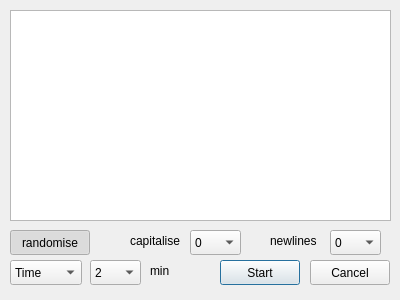
<?xml version="1.0" encoding="UTF-8"?>
<ui version="4.0">
 <class>ChooseTestDialog</class>
 <widget class="QDialog" name="ChooseTestDialog">
  <property name="geometry">
   <rect>
    <x>0</x>
    <y>0</y>
    <width>400</width>
    <height>300</height>
   </rect>
  </property>
  <property name="windowTitle">
   <string>test selection</string>
  </property>
  <widget class="QPushButton" name="StartButton">
   <property name="geometry">
    <rect>
     <x>220</x>
     <y>260</y>
     <width>80</width>
     <height>25</height>
    </rect>
   </property>
   <property name="text">
    <string>Start</string>
   </property>
  </widget>
  <widget class="QPushButton" name="cancelButton">
   <property name="geometry">
    <rect>
     <x>310</x>
     <y>260</y>
     <width>80</width>
     <height>25</height>
    </rect>
   </property>
   <property name="text">
    <string>Cancel</string>
   </property>
  </widget>
  <widget class="QComboBox" name="durationTypeComboBox">
   <property name="geometry">
    <rect>
     <x>10</x>
     <y>260</y>
     <width>72</width>
     <height>25</height>
    </rect>
   </property>
   <property name="currentText">
    <string>Time</string>
   </property>
   <property name="currentIndex">
    <number>0</number>
   </property>
   <item>
    <property name="text">
     <string>Time</string>
    </property>
   </item>
   <item>
    <property name="text">
     <string>Words</string>
    </property>
   </item>
   <item>
    <property name="text">
     <string>Symbols</string>
    </property>
   </item>
  </widget>
  <widget class="QListView" name="testSelectionView">
   <property name="geometry">
    <rect>
     <x>10</x>
     <y>10</y>
     <width>381</width>
     <height>211</height>
    </rect>
   </property>
  </widget>
  <widget class="QStackedWidget" name="stackedWidget">
   <property name="geometry">
    <rect>
     <x>90</x>
     <y>260</y>
     <width>131</width>
     <height>31</height>
    </rect>
   </property>
   <property name="currentIndex">
    <number>0</number>
   </property>
   <widget class="QWidget" name="page_3">
    <widget class="QComboBox" name="durationTime">
     <property name="geometry">
      <rect>
       <x>0</x>
       <y>0</y>
       <width>51</width>
       <height>25</height>
      </rect>
     </property>
     <item>
      <property name="text">
       <string>2</string>
      </property>
     </item>
     <item>
      <property name="text">
       <string>4</string>
      </property>
     </item>
     <item>
      <property name="text">
       <string>5</string>
      </property>
     </item>
     <item>
      <property name="text">
       <string>7</string>
      </property>
     </item>
     <item>
      <property name="text">
       <string>8</string>
      </property>
     </item>
     <item>
      <property name="text">
       <string>10</string>
      </property>
     </item>
     <item>
      <property name="text">
       <string>15</string>
      </property>
     </item>
    </widget>
    <widget class="QLabel" name="label">
     <property name="geometry">
      <rect>
       <x>60</x>
       <y>0</y>
       <width>51</width>
       <height>21</height>
      </rect>
     </property>
     <property name="text">
      <string>min</string>
     </property>
    </widget>
   </widget>
   <widget class="QWidget" name="page_5">
    <widget class="QLineEdit" name="lineEdit_2">
     <property name="geometry">
      <rect>
       <x>0</x>
       <y>0</y>
       <width>51</width>
       <height>25</height>
      </rect>
     </property>
    </widget>
    <widget class="QLabel" name="label_3">
     <property name="geometry">
      <rect>
       <x>60</x>
       <y>0</y>
       <width>54</width>
       <height>21</height>
      </rect>
     </property>
     <property name="text">
      <string>words</string>
     </property>
    </widget>
   </widget>
   <widget class="QWidget" name="page_4">
    <widget class="QLineEdit" name="lineEdit">
     <property name="geometry">
      <rect>
       <x>0</x>
       <y>0</y>
       <width>61</width>
       <height>25</height>
      </rect>
     </property>
     <property name="text">
      <string>500</string>
     </property>
    </widget>
    <widget class="QLabel" name="label_2">
     <property name="geometry">
      <rect>
       <x>70</x>
       <y>0</y>
       <width>54</width>
       <height>21</height>
      </rect>
     </property>
     <property name="text">
      <string>Symbols</string>
     </property>
    </widget>
   </widget>
  </widget>
  <widget class="QPushButton" name="pushButton">
   <property name="geometry">
    <rect>
     <x>10</x>
     <y>230</y>
     <width>80</width>
     <height>25</height>
    </rect>
   </property>
   <property name="text">
    <string extracomment="randomises the word order of the test.">randomise</string>
   </property>
   <property name="checkable">
    <bool>true</bool>
   </property>
   <property name="checked">
    <bool>true</bool>
   </property>
  </widget>
  <widget class="QComboBox" name="comboBox_2">
   <property name="geometry">
    <rect>
     <x>330</x>
     <y>230</y>
     <width>51</width>
     <height>25</height>
    </rect>
   </property>
   <item>
    <property name="text">
     <string>0</string>
    </property>
   </item>
   <item>
    <property name="text">
     <string>5</string>
    </property>
   </item>
   <item>
    <property name="text">
     <string>10</string>
    </property>
   </item>
   <item>
    <property name="text">
     <string>15</string>
    </property>
   </item>
   <item>
    <property name="text">
     <string>20</string>
    </property>
   </item>
   <item>
    <property name="text">
     <string>25</string>
    </property>
   </item>
   <item>
    <property name="text">
     <string>30</string>
    </property>
   </item>
   <item>
    <property name="text">
     <string>35</string>
    </property>
   </item>
   <item>
    <property name="text">
     <string>40</string>
    </property>
   </item>
   <item>
    <property name="text">
     <string>45</string>
    </property>
   </item>
   <item>
    <property name="text">
     <string>50</string>
    </property>
   </item>
  </widget>
  <widget class="QLabel" name="label_4">
   <property name="geometry">
    <rect>
     <x>270</x>
     <y>230</y>
     <width>51</width>
     <height>21</height>
    </rect>
   </property>
   <property name="text">
    <string>newlines</string>
   </property>
  </widget>
  <widget class="QLabel" name="label_5">
   <property name="geometry">
    <rect>
     <x>130</x>
     <y>230</y>
     <width>54</width>
     <height>21</height>
    </rect>
   </property>
   <property name="text">
    <string>capitalise</string>
   </property>
  </widget>
  <widget class="QComboBox" name="comboBox_4">
   <property name="geometry">
    <rect>
     <x>190</x>
     <y>230</y>
     <width>51</width>
     <height>25</height>
    </rect>
   </property>
   <item>
    <property name="text">
     <string>0</string>
    </property>
   </item>
   <item>
    <property name="text">
     <string>5</string>
    </property>
   </item>
   <item>
    <property name="text">
     <string>10</string>
    </property>
   </item>
   <item>
    <property name="text">
     <string>15</string>
    </property>
   </item>
   <item>
    <property name="text">
     <string>20</string>
    </property>
   </item>
   <item>
    <property name="text">
     <string>25</string>
    </property>
   </item>
   <item>
    <property name="text">
     <string>30</string>
    </property>
   </item>
   <item>
    <property name="text">
     <string>35</string>
    </property>
   </item>
   <item>
    <property name="text">
     <string>40</string>
    </property>
   </item>
   <item>
    <property name="text">
     <string>45</string>
    </property>
   </item>
   <item>
    <property name="text">
     <string>50</string>
    </property>
   </item>
  </widget>
 </widget>
 <resources/>
 <connections>
  <connection>
   <sender>durationTypeComboBox</sender>
   <signal>currentIndexChanged(int)</signal>
   <receiver>stackedWidget</receiver>
   <slot>setCurrentIndex(int)</slot>
   <hints>
    <hint type="sourcelabel">
     <x>45</x>
     <y>272</y>
    </hint>
    <hint type="destinationlabel">
     <x>69</x>
     <y>49</y>
    </hint>
   </hints>
  </connection>
 </connections>
</ui>
